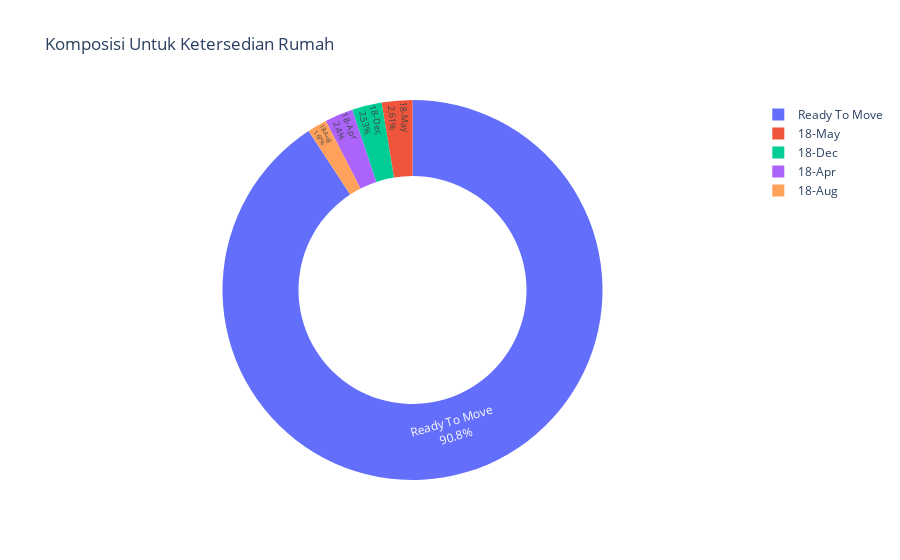

Notebook cell for this chart:
### Code cell
data_rd_out_ava = data_rd_out['availability'].value_counts().reset_index().head(5)
fig = px.pie(data_rd_out_ava, values='availability', names='index',title='Komposisi Untuk Ketersedian Rumah',hole=.6)
fig.update_traces(textposition='inside', textinfo='percent+label')
fig.show()

### Figure 1 — Plotly figure (JSON) as saved in the notebook; plotly's stock layout.template omitted (floating-point values rounded to 4 significant figures)
{"data": [{"domain": {"x": [0, 1], "y": [0, 1]}, "hole": 0.6, "hovertemplate": "index=%{label}<br>availability=%{value}<extra></extra>", "labels": ["Ready To Move", "18-May", "18-Dec", "18-Apr", "18-Aug"], "legendgroup": "", "name": "", "showlegend": true, "textinfo": "percent+label", "textposition": "inside", "type": "pie", "values": [10172, 292, 284, 269, 187]}], "layout": {"legend": {"tracegroupgap": 0}, "title": {"text": "Komposisi Untuk Ketersedian Rumah"}}}
